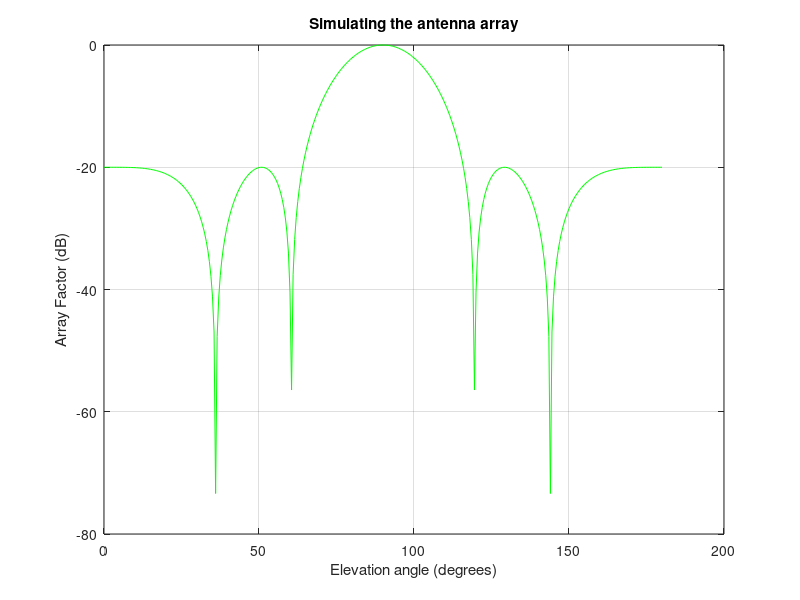

Here is the MATLAB script that generated this plot:
%PS5_2 Simulating a optimal isotropic antenna array and calculation of HPBW
%written by Debagnik Kar 1804373

clc
clear all
close all

N=input('Number of Elements: ')    %number of isotropic antenna elements

SLL=-20                            %Desired Side lobe level

b=1/(10^(SLL/20))
order=N-1                          %Order of Tchebyscheff polynomial

xo=cosh(acosh(b)/order)

k = linspace(0,0,order)
dk = linspace(0,0,order)
xk = linspace(0,0,order)
sk = linspace(0,0,order)

for index=1:order
    k(index)=index
    dk(index)=(2*index-1)*pi/(2*order)
    xk(index)=cos(dk(index))
    sk(index)=2*acos(xk(index)/xo)
end

f=3*(10^9)
lo=3*(10^8)/f
beta=2*pi/lo
d=0.5*lo

%Calculation of Array Factor----------------------------------------------//
ang=linspace(0,pi,361);
AF=linspace(0,0,361);
AF2=linspace(0,0,361);
for index=1:361
    ag=ang(index);
    AF(index)=1;
    si=beta*d*cos(ag)
    for jj=1:order
        AF(index)=AF(index)*(exp(si*1i)-exp(sk(jj)*1i))
    end
    AF2(index)=abs(AF(index))
end
AF2(1:361)=AF2(1:361)/max(AF2);

plot(ang*180/pi,20*log10(AF2),'g')
grid on

xlabel('Elevation angle (degrees)')
ylabel('Array Factor (dB)')
title('Simulating the antenna array')

%Calculating HPBW
HPBW=0
for index=182:361
    if AF2(index)>0.707
        HPBW=2*(ang(index)-pi/2)*180/pi;
    end
end
